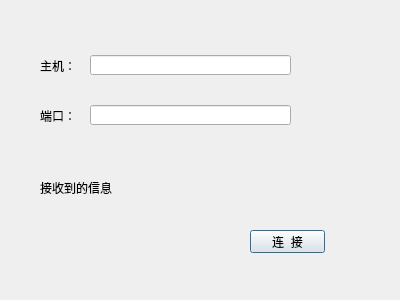
<?xml version="1.0" encoding="UTF-8"?>
<ui version="4.0">
 <class>Client</class>
 <widget class="QDialog" name="Client">
  <property name="geometry">
   <rect>
    <x>0</x>
    <y>0</y>
    <width>400</width>
    <height>300</height>
   </rect>
  </property>
  <property name="windowTitle">
   <string>Client</string>
  </property>
  <widget class="QLabel" name="label">
   <property name="geometry">
    <rect>
     <x>40</x>
     <y>60</y>
     <width>54</width>
     <height>12</height>
    </rect>
   </property>
   <property name="text">
    <string>主机：</string>
   </property>
  </widget>
  <widget class="QLabel" name="label_2">
   <property name="geometry">
    <rect>
     <x>40</x>
     <y>110</y>
     <width>54</width>
     <height>12</height>
    </rect>
   </property>
   <property name="text">
    <string>端口：</string>
   </property>
  </widget>
  <widget class="QLabel" name="messageLabel">
   <property name="geometry">
    <rect>
     <x>40</x>
     <y>180</y>
     <width>141</width>
     <height>16</height>
    </rect>
   </property>
   <property name="text">
    <string>接收到的信息</string>
   </property>
  </widget>
  <widget class="QLineEdit" name="hostLineEdit">
   <property name="geometry">
    <rect>
     <x>90</x>
     <y>55</y>
     <width>201</width>
     <height>20</height>
    </rect>
   </property>
  </widget>
  <widget class="QLineEdit" name="portLineEdit">
   <property name="geometry">
    <rect>
     <x>90</x>
     <y>105</y>
     <width>201</width>
     <height>20</height>
    </rect>
   </property>
  </widget>
  <widget class="QPushButton" name="connectButton">
   <property name="geometry">
    <rect>
     <x>250</x>
     <y>230</y>
     <width>75</width>
     <height>23</height>
    </rect>
   </property>
   <property name="text">
    <string>连  接</string>
   </property>
  </widget>
 </widget>
 <layoutdefault spacing="6" margin="11"/>
 <resources/>
 <connections/>
</ui>
